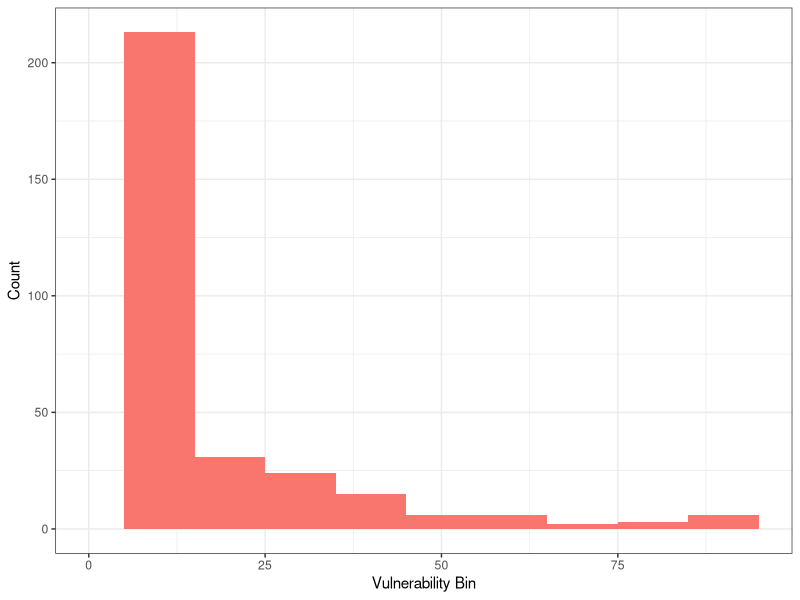
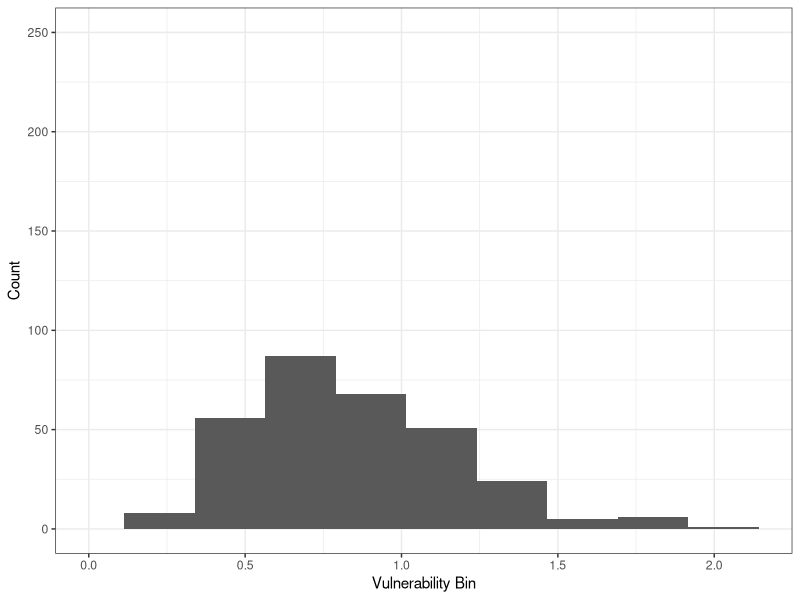

These figures' R source, in order: (Note: this script raises an error after producing the figures.)
library(dplyr)
library(ggplot2)
install.packages("ggpubr")
library(ggpubr)
#read in data with species, FB vulnerability score, FB rating, and PSA vulnerability score
FBdata <- read.csv("FB_PSA_AllSp.csv")
FBdata<-na.omit(FBdata)

#order from high to low V
FBdata <- arrange(FBdata, PSA.V)

#Compare top 15 and bottom 15

#highest V scores
FB_top <- FBdata %>% slice(292:306) 
FB_top

#lowest V scores
FB_bottom <- FBdata %>% slice(1:15) 

#min PSA V score
print(min(FBdata$PSA.V))
#0.19 Chrysiptera unimaculata

#max PSA V score 
print(max(FBdata$PSA.V))
#2.03

#Correlation analysis for FB vs. PSA model trends in Vulnerability by Species
lm <- lm(FishbaseV~PSA.V, data = FBdata)
summary(lm)

correlation <- cor(FBdata$FishbaseV, FBdata$PSA.V, method = 'pearson')
correlation

nrow(FBdata[FBdata$FishbaseV == '10', ])

#Histogram comparing spread of Vulnerability data between FB and PSA model
FBhist <- ggplot(data = FBdata, aes(x = FishbaseV, fill = "blue")) +
  geom_histogram(bins=10) +
  xlim(0,NA)+
  theme_bw()+
  labs(x = "Vulnerability Bin",
       y = "Count") +
  theme(legend.position = "none")
FBhist 

PSAhist <- ggplot(data = FBdata, aes(x = PSA.V)) +
  geom_histogram(bins=10) +
  theme_bw()+
  ylim (0,250)+
  xlim(0, NA)+
  labs(x = "Vulnerability Bin",
       y = "Count"
  )
PSAhist

Fig7 <- ggarrange(FBhist, PSAhist, 
                  labels = c("A", "B"),
                  ncol = 2, nrow = 1)

###REVISED DATA###
set.seed(123)
FBdata <- read.csv("FB_PSA_AllSp.csv")
head(FBdata)
dataFBgmm <- select(FBdata, FishbaseV) 

FB_gmm <- Mclust(dataFBgmm, G=3) 
#Mclust() will fit all available covariance models (EEE, VVI, VVV, etc.) with exactly 3 clusters, then compare them using BIC (Bayesian Information Criterion).

#The “best” fit is the one with the highest BIC value.
summary(FB_gmm) 

# Clustering table:
#   1   2   3 
# 250  45 11 

# 1 = low vuln 81.7%
#2 = med 14.7%
#3 = high 3.6%

#COMPARE TO PSA VULN
# Clustering table:
# 1   2   3 
# 117 133  56

#Mclust E (univariate, equal variance) model with 3 components: 

plot(FB_gmm, what="classification")


FB_gmm$classification

FBdata$cluster <- factor(FB_gmm$classification)
FBdata <- as.data.frame(FBdata)


ggplot(FBdata, aes(x = 1:nrow(FBdata), 
                      y = FB_Score, 
                      color = factor(cluster))) +
  geom_point(size = 3) +
  labs(x = "Index", y = "Vulnerability Score", color = "Cluster") +
  theme_minimal()

ggplot(FBdata1, aes(x = 1, y = FB_Score, color = factor(cluster))) +
  geom_jitter(width = 0.2, size = 3) +   # jitter so dots don’t overlap
  labs(x = "", y = "Vulnerability Score", color = "Cluster") +
  theme_minimal() +
  scale_colour_viridis_d(alpha=1) +
  theme(axis.text.x = element_blank(),
        axis.ticks.x = element_blank()) + theme_minimal()

#try as ridgeline type plot
library(ggridges)
FBdata$cluster <- factor(FBdata$cluster, levels = c("3", "1", "2"))

p1 <- ggplot(FBdata, aes(
  x = FishbaseV,
  y = reorder(factor(cluster), FishbaseV, FUN = mean),   # order by mean vulnerability
  fill = factor(cluster)
)) +
  geom_density_ridges(alpha = 0.5, scale = 1.2, rel_min_height = 0.01) +
  geom_jitter(
    aes(color = factor(cluster)),
    height = 0.2, width = 0, size = 2, alpha = 0.7
  ) +
  labs(x = "FishBase Vulnerability Score", y = "Cluster", color = "Cluster", fill = "Cluster") +
  scale_colour_viridis_d(alpha = 1) +
  scale_fill_viridis_d(alpha = 0.6) +
  theme_minimal() +
  theme(
    legend.position = "none"
  )+ theme(
    axis.title.x = element_text(size = 16),
    axis.title.y = element_text(size = 16),
    axis.text.x  = element_text(size = 14),
    axis.text.y  = element_text(size = 14),
    legend.title = element_text(size = 14),
    legend.text  = element_text(size = 12)
  )

p1
#try similar plot type with V scores?
dataV <- select(FinalData, cluster, vulnerability)
head(dataV)
dataV$cluster <- factor(dataV$cluster)

# Swap levels 2 and 3
levels(dataV$cluster)[levels(dataV$cluster) == "2"] <- "tmp"
levels(dataV$cluster)[levels(dataV$cluster) == "3"] <- "2"
levels(dataV$cluster)[levels(dataV$cluster) == "tmp"] <- "3"

dataV$cluster <- factor(dataV$cluster, levels = c("3", "1", "2"))

p2 <- ggplot(dataV, aes(
  x = vulnerability,
  y = reorder(factor(cluster), vulnerability, FUN = mean),   # order by mean vulnerability
  fill = factor(cluster)
))  +
  geom_density_ridges(alpha = 0.5, scale = 1.2, rel_min_height = 0.01) +
  geom_jitter(
    aes(color = factor(cluster)),
    height = 0.2, width = 0, size = 2, alpha = 0.7
  ) +
  labs(x = "PSA Vulnerability Score", y = "Cluster", color = "Cluster", fill = "Cluster") +
  scale_colour_viridis_d(alpha = 1) +
  scale_fill_viridis_d(alpha = 0.6) +
  theme_minimal() +
  theme(
    legend.position = "right"
  ) + theme(
    axis.title.x = element_text(size = 16),
    axis.title.y = element_text(size = 16),
    axis.text.x  = element_text(size = 14),
    axis.text.y  = element_text(size = 14),
    legend.title = element_text(size = 14),
    legend.text  = element_text(size = 12)
  )
    
    
p2

library(gridExtra)
grid.arrange(p1, p2, ncol = 2) 

#need better alignment of graphs

library(cowplot)

plot_grid(p1, p2, align = "hv", axis = "tb")  # align both horizontally & vertically

#now also plot alongside previous histogram comparing scores

plot_grid(p1, p2, FBhist, PSAhist, align = "hv", axis = "tb")  # align both horizontally & vertically


